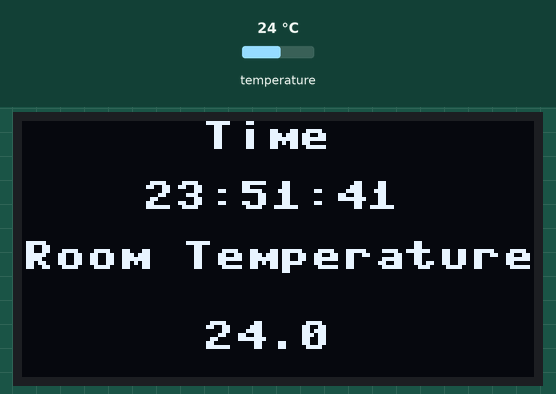
A program run on a simulated Raspberry Pi Pico running MicroPython. On the bench: 128×64 one-colour display. The test bench sets the inputs (shaded band); at power-on: temperature 24 °C. Library files of the repository ran but are not shown: ssd1306.py.

Above: at 1.2 s.
1.3 s: temperature set to 12 °C
At 3.6 s:
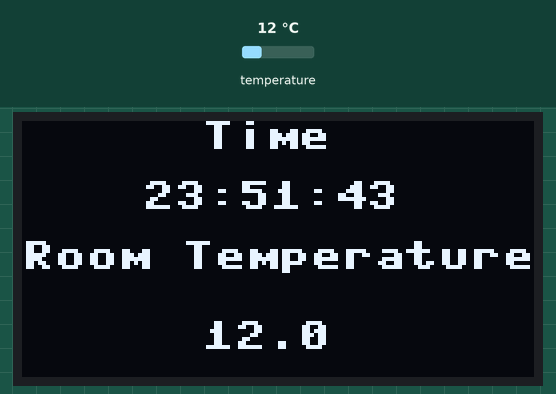
5.4 s: temperature set to 19 °C
At 8.0 s:
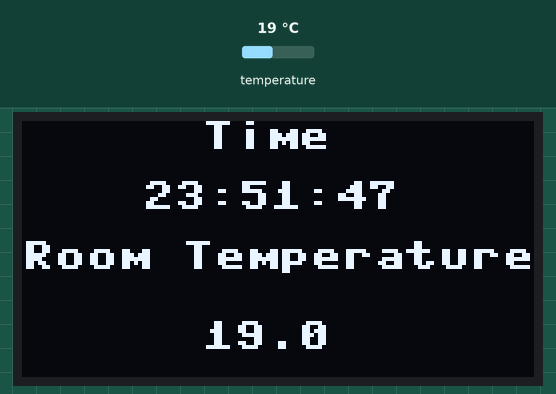
9.5 s: temperature set to 28 °C
At 11.8 s:
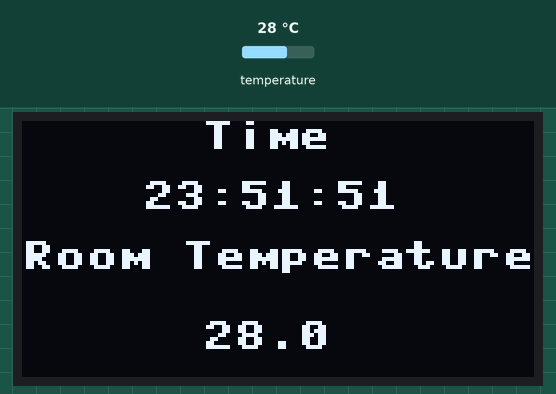
Timing chart, 0 to 13.3 s (numbered marks = the images above; inputs shaded):
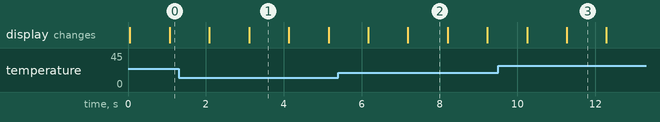

The program:

OLED_temp.py
```python
import utime
from machine import Pin
import ds18x20
import onewire
from machine import Pin, SPI
from ssd1306 import SSD1306_SPI
import framebuf
from time import sleep
from utime import sleep_ms

spi = SPI(0, 100000, mosi=Pin(19), sck=Pin(18))
oled = SSD1306_SPI(128, 64, spi, Pin(17),Pin(20), Pin(16))
sensor_temp = machine.ADC(2)
conversion_factor = 3.3/(65535)
reading = sensor_temp.read_u16()*conversion_factor
temperature = 27-(reading -0.706)/0.001721

temppin = Pin(2)
sensor = ds18x20.DS18X20(onewire.OneWire(temppin))
roms = sensor.scan()
hour = 23
minute = 51
sec = 40
while True:
    try:
        sensor.convert_temp()
        utime.sleep(1)
        sec +=1
        if (sec == 60):
            sec = 0
            minute +=1
        if (minute == 60):
            minute = 0
            hour +=1
        if(hour == 24):
            hour = 0
        minutet = str(minute)
        sect = str(sec)
        hourt = str(hour)
        if (minute<10):
            minutet = "0"+str(minutet)
        if (hour<10):
            hourt = "0"+str(hourt)
        if (sec<10):
            sect = "0"+str(sect)


#        for i in range(40):
#            for j in range(56):

        oled.fill(0)
        oled.show()
        oled.text("Time",45,0)
        oled.show()
        oled.text(hourt+":"+minutet+":"+sect,30,15)
        oled.show()

        #sleep(1)
        oled.text("Room Temperature",0,30)
        oled.show()
        for rom in roms:
            true_temp = int(sensor.read_temp(rom)*10)/10
            oled.text(str(true_temp),45,50)
            oled.show()
        #sleep_ms(10)
    except KeyboardInterrupt:
        oled = SSD1306_SPI(128, 64, spi, Pin(17),Pin(20), Pin(16))
        break
```

Measured:
- what the display in image 1 shows lasts 1.0 s, from 3.1 s to 4.1 s
